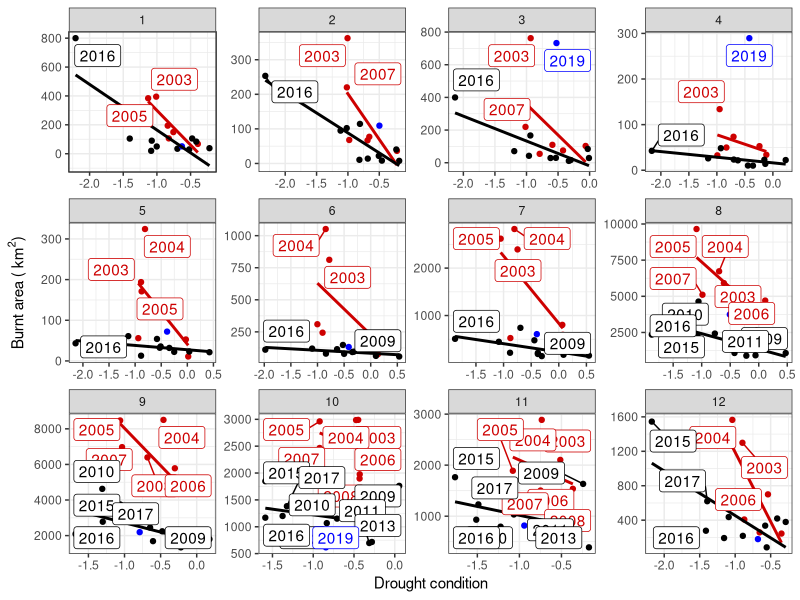
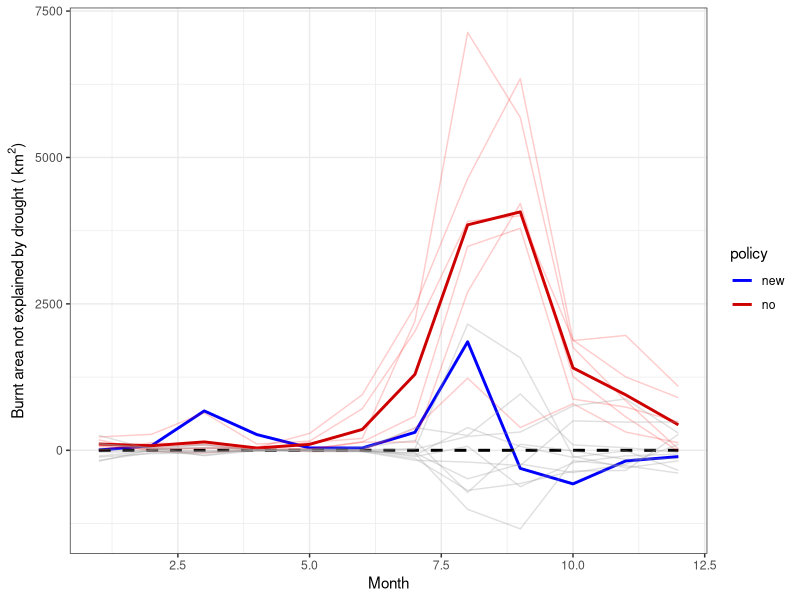

The R source for these figures, in order:
library(data.table)
library(raster)
library(ggplot2)

#### calculate residuals for each month, based on 2009-2018.
final <- read.csv("MODIS_burntArea/99_summary/final_fire_spei09_month_eco.csv")

# OR
final <- read.csv("MODIS_activefire/99_summary/final_fire_spei09_month_eco.csv")


final <- subset(final,fire_type=="new" & year.y!=2002 )
head(final)
library(ggplot2)
policy_threshold = 2008
d2 <- subset(final,  year.y>policy_threshold & year.y <=2018)
d_all <- final
library(ggrepel)
df_special <- final
df_special$policy <- NA
df_special$policy[df_special$year.y<=policy_threshold] <-"no"
df_special$policy[df_special$year.y>policy_threshold] <-"yes"
df_special$policy[df_special$year.y==2019] <-"new"
ggplot(df_special, aes(my_mean,N_km,label=year.y,color=policy))+
  geom_point()+
  geom_smooth(method="lm",se = F)+ 
  geom_label_repel()+
  scale_color_manual(values=c("blue","red3","black"),guide=FALSE)+
  facet_wrap(~month,scales = "free")+
  labs(x="Drought condition",y=bquote('Burnt area ('~km^2*')'))+
  theme_bw()

#do a loop to get residuals in each month
df_residual <- vector()
for(this_month in unique(d2$month)){
  d2_month <- subset(d2,month==this_month)
  d_all_month <- subset(d_all,month==this_month)
  model_month <- lm(data=d2_month,N~my_mean)
  one_summary <- summary(model_month)
  one_r <- one_summary$r.squared
  one_p <- one_summary$coefficients[2,4]
  d_all_month$N_predict <- predict(model_month,d_all_month)
  d_all_month$N_residual <-  d_all_month$N - d_all_month$N_predict
  df_residual <- rbind(df_residual,d_all_month)
}

df_residual2 <- data.table(df_residual)
df_residual2$policy <- "no"
df_residual2$policy[df_residual2$year.y<=2008] <- "no"
df_residual2$policy[df_residual2$year.y>=2009] <- "yes"
df_residual2$policy[df_residual2$year.y==2019] <- "new"

df_residual_mean <- df_residual2[,.(N_residual_mean= mean(N_residual),
                                    N_residual_sd= sd(N_residual)),
                                 by=.(month,policy)]
df_residual$N_residual_km <- df_residual$N_residual *(0.4633127^2)
df_residual_mean$N_residual_mean_km <- df_residual_mean$N_residual_mean*(0.4633127^2)
ggplot(df_residual_mean,aes(month,N_residual_mean_km ))+
  geom_line(data=subset(df_residual_mean,policy!="yes"),
            aes(group=policy,col=policy),size=1  )+ 
  scale_color_manual(values = c("blue","red3",NA))+
  geom_line(data=subset(df_residual_mean,policy=="yes"),
            aes(month,N_residual_mean_km ,group=1),
            linetype="dashed",size=1  )+
  geom_line(data=subset(df_residual,year.y<=2008),aes(month,N_residual_km,group=year.y) ,col="red" ,alpha=0.2)+
  geom_line(data=subset(df_residual,year.y>=2009 &year.y<=2018 ),aes(month,N_residual_km,group=year.y) ,col="gray60",alpha=0.3 )+
  theme_bw()+xlab("Month")+ylab(bquote('Burnt area not explained by drought ('~km^2*')'))
